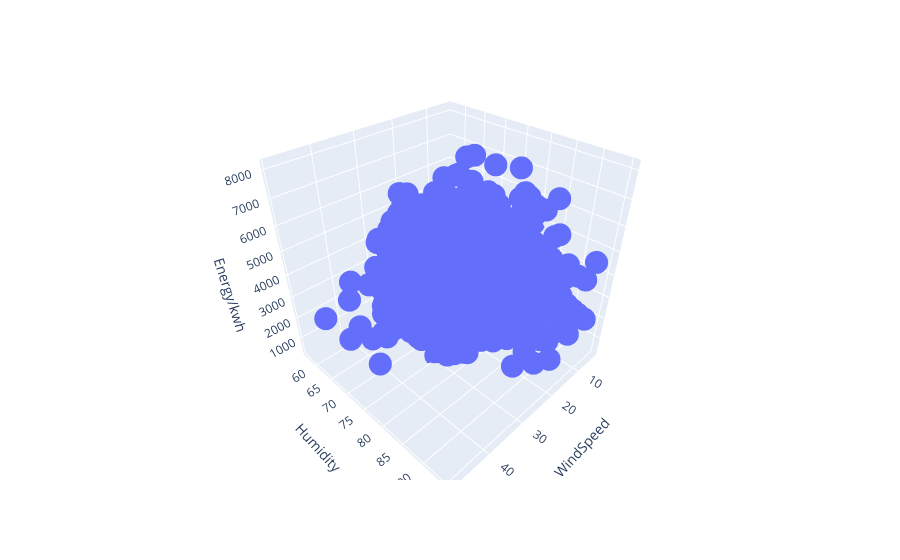

Here is the notebook cell this chart was saved with:
### Code cell
px.scatter_3d(df, x = 'WindSpeed', y = 'Humidity', z = 'Energy/kwh')

### Figure 1 — Plotly figure (JSON) as saved in the notebook; plotly's stock layout.template omitted (floating-point values rounded to 4 significant figures; data arrays with more than 128 entries replaced by an {"elided": "..."} marker saying what was removed)
{"data": [{"hovertemplate": "WindSpeed=%{x}<br>Humidity=%{y}<br>Energy/kwh=%{z}<extra></extra>", "legendgroup": "", "marker": {"color": "#636efa", "symbol": "circle"}, "mode": "markers", "name": "", "scene": "scene", "showlegend": false, "type": "scatter3d", "x": {"elided": "1096 int values"}, "y": {"elided": "1096 int values"}, "z": {"elided": "1096 float values"}}], "layout": {"legend": {"tracegroupgap": 0}, "margin": {"t": 60}, "scene": {"domain": {"x": [0, 1], "y": [0, 1]}, "xaxis": {"title": {"text": "WindSpeed"}}, "yaxis": {"title": {"text": "Humidity"}}, "zaxis": {"title": {"text": "Energy/kwh"}}}}}
